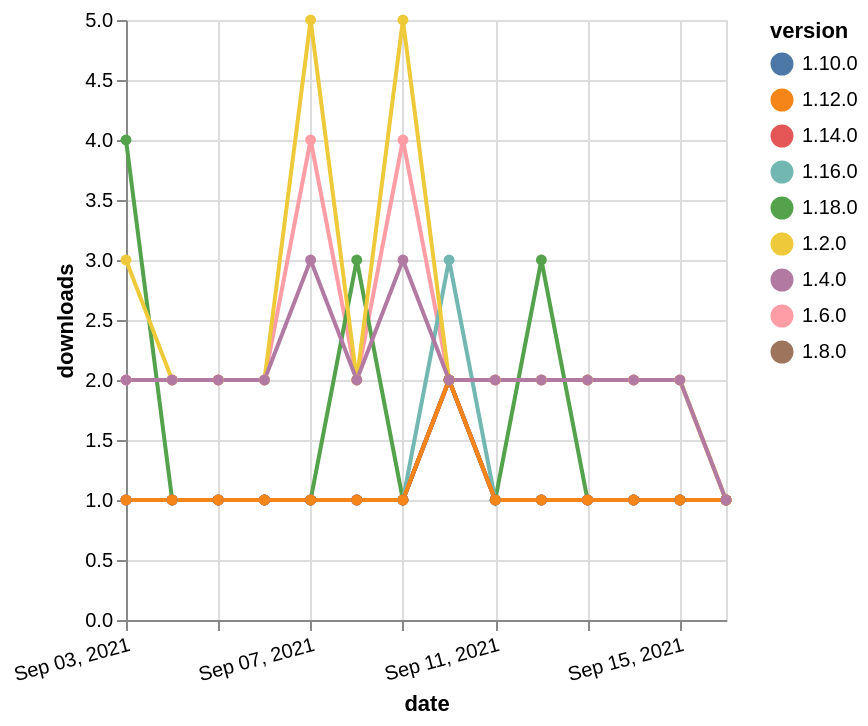

The Vega-Lite source for this figure:
### Vega-Lite specification from a JSON file in a GitHub repository (floating-point values rounded to 4 significant figures)
{"$schema": "https://vega.github.io/schema/vega-lite/v5.json", "description": "A simple bar chart with embedded data.", "data": {"values": [{"date": "2021-09-03", "total": 2478, "delta": 2, "version": "1.6.0"}, {"date": "2021-09-04", "total": 2480, "delta": 2, "version": "1.6.0"}, {"date": "2021-09-05", "total": 2482, "delta": 2, "version": "1.6.0"}, {"date": "2021-09-06", "total": 2484, "delta": 2, "version": "1.6.0"}, {"date": "2021-09-07", "total": 2488, "delta": 4, "version": "1.6.0"}, {"date": "2021-09-08", "total": 2490, "delta": 2, "version": "1.6.0"}, {"date": "2021-09-09", "total": 2494, "delta": 4, "version": "1.6.0"}, {"date": "2021-09-10", "total": 2496, "delta": 2, "version": "1.6.0"}, {"date": "2021-09-11", "total": 2498, "delta": 2, "version": "1.6.0"}, {"date": "2021-09-12", "total": 2500, "delta": 2, "version": "1.6.0"}, {"date": "2021-09-13", "total": 2502, "delta": 2, "version": "1.6.0"}, {"date": "2021-09-14", "total": 2504, "delta": 2, "version": "1.6.0"}, {"date": "2021-09-15", "total": 2506, "delta": 2, "version": "1.6.0"}, {"date": "2021-09-16", "total": 2507, "delta": 1, "version": "1.6.0"}, {"date": "2021-09-03", "total": 134, "delta": 4, "version": "1.18.0"}, {"date": "2021-09-04", "total": 135, "delta": 1, "version": "1.18.0"}, {"date": "2021-09-05", "total": 136, "delta": 1, "version": "1.18.0"}, {"date": "2021-09-06", "total": 137, "delta": 1, "version": "1.18.0"}, {"date": "2021-09-07", "total": 138, "delta": 1, "version": "1.18.0"}, {"date": "2021-09-08", "total": 141, "delta": 3, "version": "1.18.0"}, {"date": "2021-09-09", "total": 142, "delta": 1, "version": "1.18.0"}, {"date": "2021-09-10", "total": 144, "delta": 2, "version": "1.18.0"}, {"date": "2021-09-11", "total": 145, "delta": 1, "version": "1.18.0"}, {"date": "2021-09-12", "total": 148, "delta": 3, "version": "1.18.0"}, {"date": "2021-09-13", "total": 149, "delta": 1, "version": "1.18.0"}, {"date": "2021-09-14", "total": 150, "delta": 1, "version": "1.18.0"}, {"date": "2021-09-15", "total": 151, "delta": 1, "version": "1.18.0"}, {"date": "2021-09-16", "total": 152, "delta": 1, "version": "1.18.0"}, {"date": "2021-09-03", "total": 253, "delta": 1, "version": "1.8.0"}, {"date": "2021-09-04", "total": 254, "delta": 1, "version": "1.8.0"}, {"date": "2021-09-05", "total": 255, "delta": 1, "version": "1.8.0"}, {"date": "2021-09-06", "total": 256, "delta": 1, "version": "1.8.0"}, {"date": "2021-09-07", "total": 257, "delta": 1, "version": "1.8.0"}, {"date": "2021-09-08", "total": 258, "delta": 1, "version": "1.8.0"}, {"date": "2021-09-09", "total": 259, "delta": 1, "version": "1.8.0"}, {"date": "2021-09-10", "total": 261, "delta": 2, "version": "1.8.0"}, {"date": "2021-09-11", "total": 262, "delta": 1, "version": "1.8.0"}, {"date": "2021-09-12", "total": 263, "delta": 1, "version": "1.8.0"}, {"date": "2021-09-13", "total": 264, "delta": 1, "version": "1.8.0"}, {"date": "2021-09-14", "total": 265, "delta": 1, "version": "1.8.0"}, {"date": "2021-09-15", "total": 266, "delta": 1, "version": "1.8.0"}, {"date": "2021-09-16", "total": 267, "delta": 1, "version": "1.8.0"}, {"date": "2021-09-03", "total": 199, "delta": 1, "version": "1.10.0"}, {"date": "2021-09-04", "total": 200, "delta": 1, "version": "1.10.0"}, {"date": "2021-09-05", "total": 201, "delta": 1, "version": "1.10.0"}, {"date": "2021-09-06", "total": 202, "delta": 1, "version": "1.10.0"}, {"date": "2021-09-07", "total": 203, "delta": 1, "version": "1.10.0"}, {"date": "2021-09-08", "total": 204, "delta": 1, "version": "1.10.0"}, {"date": "2021-09-09", "total": 205, "delta": 1, "version": "1.10.0"}, {"date": "2021-09-10", "total": 207, "delta": 2, "version": "1.10.0"}, {"date": "2021-09-11", "total": 208, "delta": 1, "version": "1.10.0"}, {"date": "2021-09-12", "total": 209, "delta": 1, "version": "1.10.0"}, {"date": "2021-09-13", "total": 210, "delta": 1, "version": "1.10.0"}, {"date": "2021-09-14", "total": 211, "delta": 1, "version": "1.10.0"}, {"date": "2021-09-15", "total": 212, "delta": 1, "version": "1.10.0"}, {"date": "2021-09-16", "total": 213, "delta": 1, "version": "1.10.0"}, {"date": "2021-09-03", "total": 200, "delta": 1, "version": "1.16.0"}, {"date": "2021-09-04", "total": 201, "delta": 1, "version": "1.16.0"}, {"date": "2021-09-05", "total": 202, "delta": 1, "version": "1.16.0"}, {"date": "2021-09-06", "total": 203, "delta": 1, "version": "1.16.0"}, {"date": "2021-09-07", "total": 204, "delta": 1, "version": "1.16.0"}, {"date": "2021-09-08", "total": 205, "delta": 1, "version": "1.16.0"}, {"date": "2021-09-09", "total": 206, "delta": 1, "version": "1.16.0"}, {"date": "2021-09-10", "total": 209, "delta": 3, "version": "1.16.0"}, {"date": "2021-09-11", "total": 210, "delta": 1, "version": "1.16.0"}, {"date": "2021-09-12", "total": 211, "delta": 1, "version": "1.16.0"}, {"date": "2021-09-13", "total": 212, "delta": 1, "version": "1.16.0"}, {"date": "2021-09-14", "total": 213, "delta": 1, "version": "1.16.0"}, {"date": "2021-09-15", "total": 214, "delta": 1, "version": "1.16.0"}, {"date": "2021-09-16", "total": 215, "delta": 1, "version": "1.16.0"}, {"date": "2021-09-03", "total": 3571, "delta": 3, "version": "1.2.0"}, {"date": "2021-09-04", "total": 3573, "delta": 2, "version": "1.2.0"}, {"date": "2021-09-05", "total": 3575, "delta": 2, "version": "1.2.0"}, {"date": "2021-09-06", "total": 3577, "delta": 2, "version": "1.2.0"}, {"date": "2021-09-07", "total": 3582, "delta": 5, "version": "1.2.0"}, {"date": "2021-09-08", "total": 3584, "delta": 2, "version": "1.2.0"}, {"date": "2021-09-09", "total": 3589, "delta": 5, "version": "1.2.0"}, {"date": "2021-09-10", "total": 3591, "delta": 2, "version": "1.2.0"}, {"date": "2021-09-11", "total": 3593, "delta": 2, "version": "1.2.0"}, {"date": "2021-09-12", "total": 3595, "delta": 2, "version": "1.2.0"}, {"date": "2021-09-13", "total": 3597, "delta": 2, "version": "1.2.0"}, {"date": "2021-09-14", "total": 3599, "delta": 2, "version": "1.2.0"}, {"date": "2021-09-15", "total": 3601, "delta": 2, "version": "1.2.0"}, {"date": "2021-09-16", "total": 3602, "delta": 1, "version": "1.2.0"}, {"date": "2021-09-03", "total": 171, "delta": 1, "version": "1.14.0"}, {"date": "2021-09-04", "total": 172, "delta": 1, "version": "1.14.0"}, {"date": "2021-09-05", "total": 173, "delta": 1, "version": "1.14.0"}, {"date": "2021-09-06", "total": 174, "delta": 1, "version": "1.14.0"}, {"date": "2021-09-07", "total": 175, "delta": 1, "version": "1.14.0"}, {"date": "2021-09-08", "total": 176, "delta": 1, "version": "1.14.0"}, {"date": "2021-09-09", "total": 177, "delta": 1, "version": "1.14.0"}, {"date": "2021-09-10", "total": 179, "delta": 2, "version": "1.14.0"}, {"date": "2021-09-11", "total": 180, "delta": 1, "version": "1.14.0"}, {"date": "2021-09-12", "total": 181, "delta": 1, "version": "1.14.0"}, {"date": "2021-09-13", "total": 182, "delta": 1, "version": "1.14.0"}, {"date": "2021-09-14", "total": 183, "delta": 1, "version": "1.14.0"}, {"date": "2021-09-15", "total": 184, "delta": 1, "version": "1.14.0"}, {"date": "2021-09-16", "total": 185, "delta": 1, "version": "1.14.0"}, {"date": "2021-09-03", "total": 195, "delta": 1, "version": "1.12.0"}, {"date": "2021-09-04", "total": 196, "delta": 1, "version": "1.12.0"}, {"date": "2021-09-05", "total": 197, "delta": 1, "version": "1.12.0"}, {"date": "2021-09-06", "total": 198, "delta": 1, "version": "1.12.0"}, {"date": "2021-09-07", "total": 199, "delta": 1, "version": "1.12.0"}, {"date": "2021-09-08", "total": 200, "delta": 1, "version": "1.12.0"}, {"date": "2021-09-09", "total": 201, "delta": 1, "version": "1.12.0"}, {"date": "2021-09-10", "total": 203, "delta": 2, "version": "1.12.0"}, {"date": "2021-09-11", "total": 204, "delta": 1, "version": "1.12.0"}, {"date": "2021-09-12", "total": 205, "delta": 1, "version": "1.12.0"}, {"date": "2021-09-13", "total": 206, "delta": 1, "version": "1.12.0"}, {"date": "2021-09-14", "total": 207, "delta": 1, "version": "1.12.0"}, {"date": "2021-09-15", "total": 208, "delta": 1, "version": "1.12.0"}, {"date": "2021-09-16", "total": 209, "delta": 1, "version": "1.12.0"}, {"date": "2021-09-03", "total": 2588, "delta": 2, "version": "1.4.0"}, {"date": "2021-09-04", "total": 2590, "delta": 2, "version": "1.4.0"}, {"date": "2021-09-05", "total": 2592, "delta": 2, "version": "1.4.0"}, {"date": "2021-09-06", "total": 2594, "delta": 2, "version": "1.4.0"}, {"date": "2021-09-07", "total": 2597, "delta": 3, "version": "1.4.0"}, {"date": "2021-09-08", "total": 2599, "delta": 2, "version": "1.4.0"}, {"date": "2021-09-09", "total": 2602, "delta": 3, "version": "1.4.0"}, {"date": "2021-09-10", "total": 2604, "delta": 2, "version": "1.4.0"}, {"date": "2021-09-11", "total": 2606, "delta": 2, "version": "1.4.0"}, {"date": "2021-09-12", "total": 2608, "delta": 2, "version": "1.4.0"}, {"date": "2021-09-13", "total": 2610, "delta": 2, "version": "1.4.0"}, {"date": "2021-09-14", "total": 2612, "delta": 2, "version": "1.4.0"}, {"date": "2021-09-15", "total": 2614, "delta": 2, "version": "1.4.0"}, {"date": "2021-09-16", "total": 2615, "delta": 1, "version": "1.4.0"}]}, "width": "container", "mark": {"type": "line", "point": {"filled": true}}, "encoding": {"x": {"field": "date", "type": "temporal", "timeUnit": "yearmonthdate", "title": "date", "axis": {"labelAngle": -15}}, "y": {"field": "delta", "type": "quantitative", "title": "downloads"}, "color": {"field": "version", "type": "nominal"}, "tooltip": {"field": "delta"}}}
